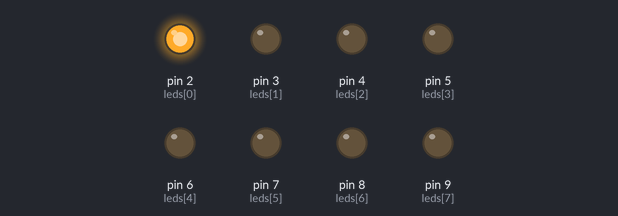
This sketch was run on a simulated Arduino Uno, built with avr-gcc and run on an emulated ATmega328P. On the bench: output pins drawn as LEDs (lit = HIGH).

Above: at 0.05 s.
At 0.75 s:
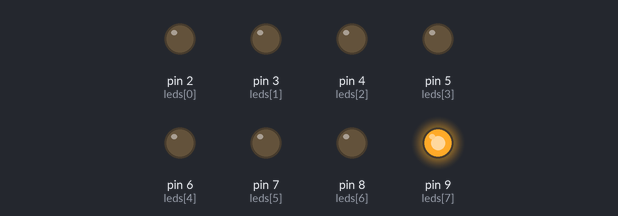
At 1.5 s:
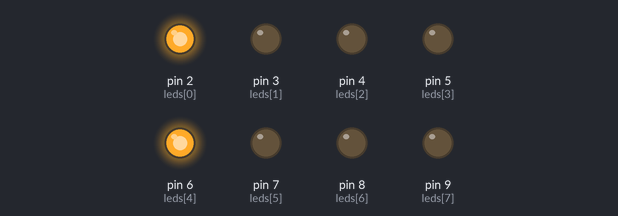
At 1.7 s:
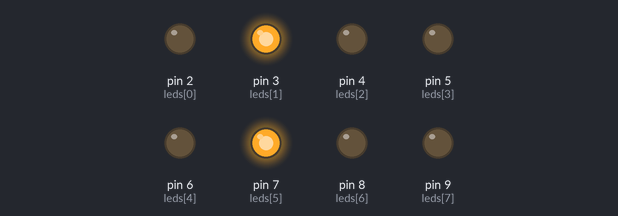
At 1.9 s:
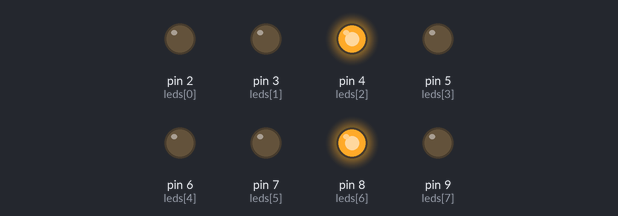
At 4.3 s:
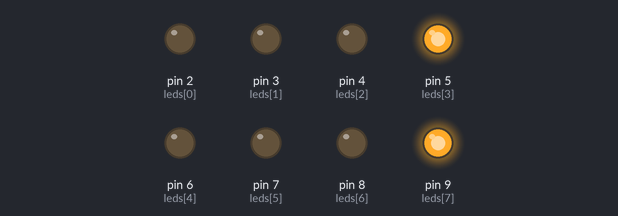
Timing chart, 0 to 5.1 s (numbered marks = the images above):
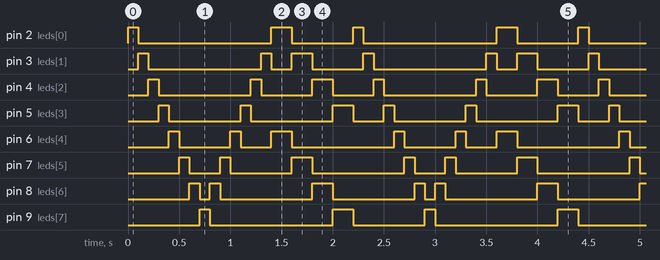

The sketch:

yanardonerled.ino
```cpp
int leds[8]={2,3,4,5,6,7,8,9};

void setup() {
  // put your setup code here, to run once:
  for(int i=0; i< int(sizeof(leds)/sizeof(leds[0])); i++){
    pinMode(leds[i],OUTPUT);
  }

}

void loop() {
  // put your main code here, to run repeatedly:
  for(int i=2; i<=9; i++){
    digitalWrite(i,1);
    delay(100);
    digitalWrite(i,0);
  }

  for(int i=8; i>=3; i--){
    digitalWrite(i,1);
    delay(100);
    digitalWrite(i,0);
  }

  for(int i=0; i<=3; i++){
    digitalWrite(leds[i],1);
    digitalWrite(leds[i+4],1);
    delay(200);
    digitalWrite(leds[i],0);
    digitalWrite(leds[i+4],0);
  }

}
```

Measured:
- by itself, pin 2 (leds[0]): repeats every 2.2 s: LOW 1.3 s, HIGH 0.20 s, LOW 0.60 s, HIGH 0.10 s
- by itself, pin 3 (leds[1]): repeats every 2.2 s: LOW 1.1 s, HIGH 0.10 s, LOW 0.20 s, HIGH 0.20 s, LOW 0.50 s, HIGH 0.10 s
- by itself, pin 4 (leds[2]): repeats every 2.2 s: LOW 0.90 s, HIGH 0.10 s, LOW 0.50 s, HIGH 0.20 s, LOW 0.40 s, HIGH 0.10 s
- by itself, pin 5 (leds[3]): repeats every 2.2 s: LOW 0.70 s, HIGH 0.10 s, LOW 0.80 s, HIGH 0.20 s, LOW 0.30 s, HIGH 0.10 s
- by itself, pin 6 (leds[4]): repeats every 2.2 s: LOW 0.50 s, HIGH 0.10 s, LOW 0.30 s, HIGH 0.20 s, LOW 1.0 s, HIGH 0.10 s
- by itself, pin 7 (leds[5]): repeats every 2.2 s: LOW 0.30 s, HIGH 0.10 s, LOW 0.60 s, HIGH 0.20 s, LOW 0.90 s, HIGH 0.10 s
- by itself, pin 8 (leds[6]): repeats every 2.2 s: LOW 0.10 s, HIGH 0.10 s, LOW 0.90 s, HIGH 0.20 s, LOW 0.80 s, HIGH 0.10 s
- by itself, pin 9 (leds[7]): repeats every 2.2 s: LOW 1.2 s, HIGH 0.20 s, LOW 0.70 s, HIGH 0.10 s
